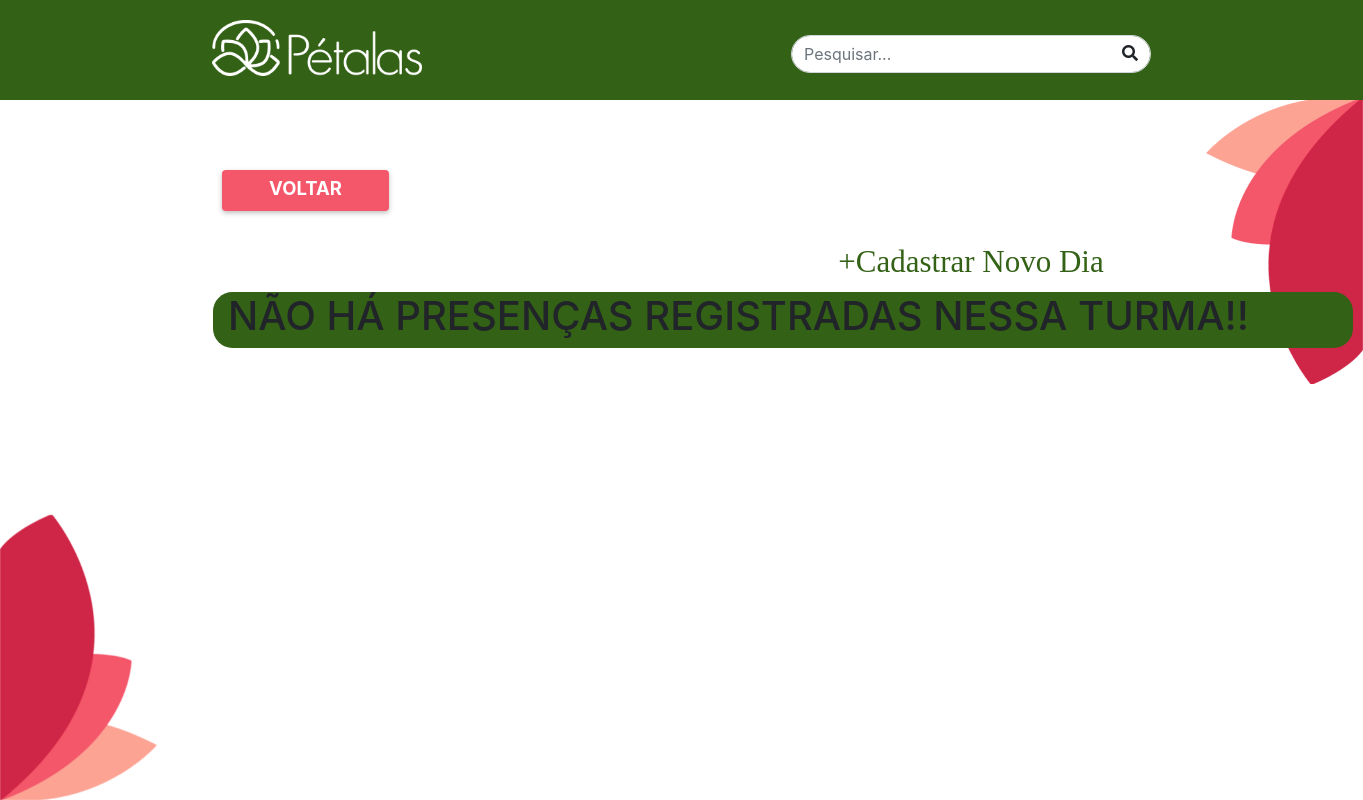
Page /presencas/Eu e o Mundo - Manhã/ on the earlier database version.
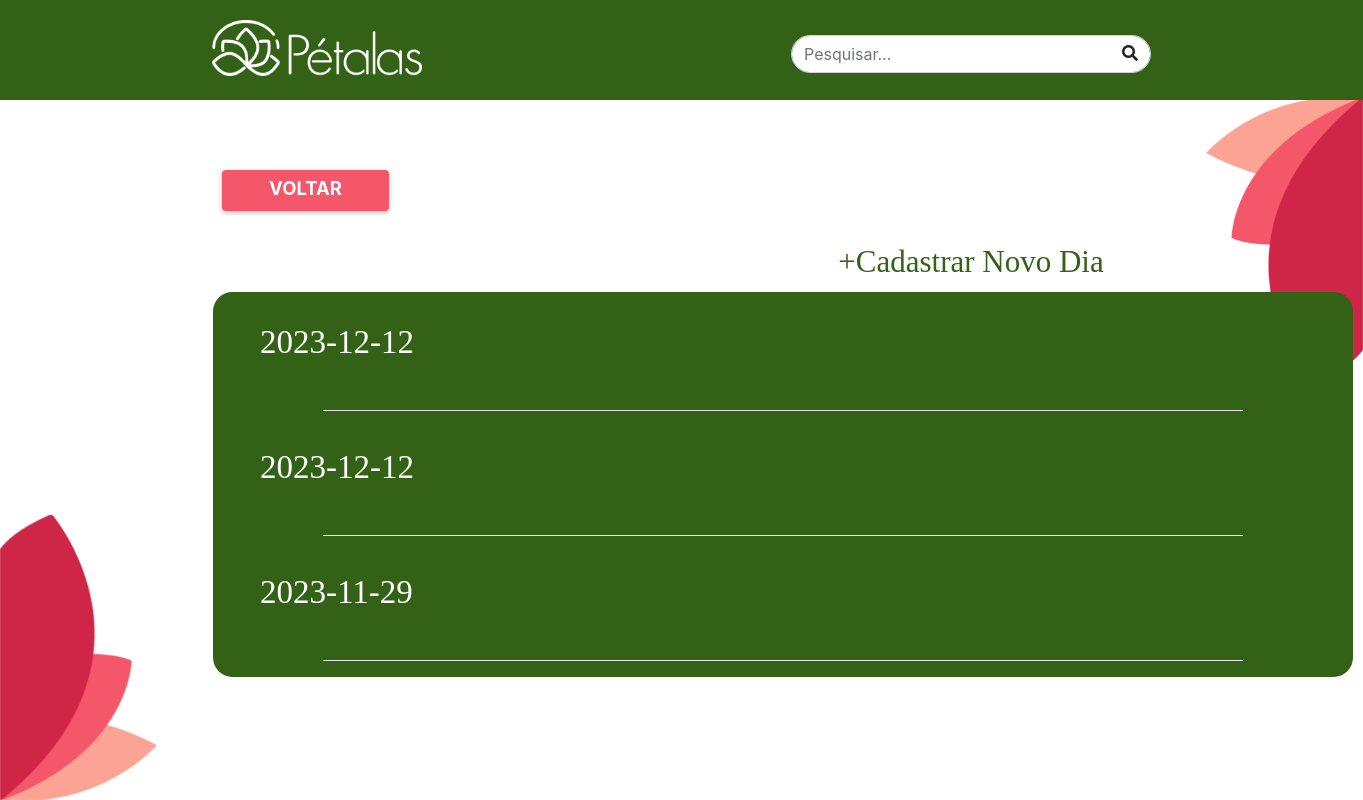
Same page on the later database version.
### petalas_app/models.py (models this page shows)
class Presenca(models.Model):
    id_presenca = models.AutoField(primary_key=True)
    data = models.DateField()
    turma = models.TextField(max_length=255)
    crianca_nome = models.TextField()
    presentes = models.BooleanField(default=False)

### petalas_app/views.py (the view)
# urls.py: path('presencas/<str:turma_atual>/', views.listagem_presenca, name='listagem_presencas'),
def listagem_presenca(request, turma_atual):
    context = {
        'presencas' : Presenca.objects.filter(turma = turma_atual),
        'turma' : turma_atual,
        'turma_url': reverse('listagem_criancas', kwargs={'turma_atual': turma_atual}),
    }
    return render(request, 'presencas.html', context)

### templates/presencas.html (shortened to what this page needs)
{% include "navbar.html" %}
<a href="{{ turma_url }}">
  <div class="btn voltar-btn titulo-site position-absolute">VOLTAR</div>
</a>
<a id="novo_dia" href="{% url 'cadastro_presenca' turma_atual=turma %}">
  <div class="cadastrar-dia position-absolute">+Cadastrar Novo Dia</div>
  <a>
    <div class="container child-list position-absolute">
      {% if presencas %} {% for presenca in presencas %}
      <div class="child-card">
        <div class="custom-name texto-site">
          <a
            id="ver_presenca"
            href="{% url 'info_presenca' presenca.id_presenca %}"
            style="color: #ffffff"
          >
            {{presenca.data|title}}
          </a>
        </div>
      </div>
      <hr />
      {% endfor %} {% else %}
      <h1>NÃO HÁ PRESENÇAS REGISTRADAS NESSA TURMA!!</h1>
      {% endif %}
    </div>
  </a></a
>

Differences in the rows shown:
added Presenca: data "2023-12-12"
added Presenca: data "2023-12-12"
added Presenca: data "2023-11-29"
Other differences:
text no longer shown: "NÃO HÁ PRESENÇAS REGISTRADAS NESSA TURMA!!"
